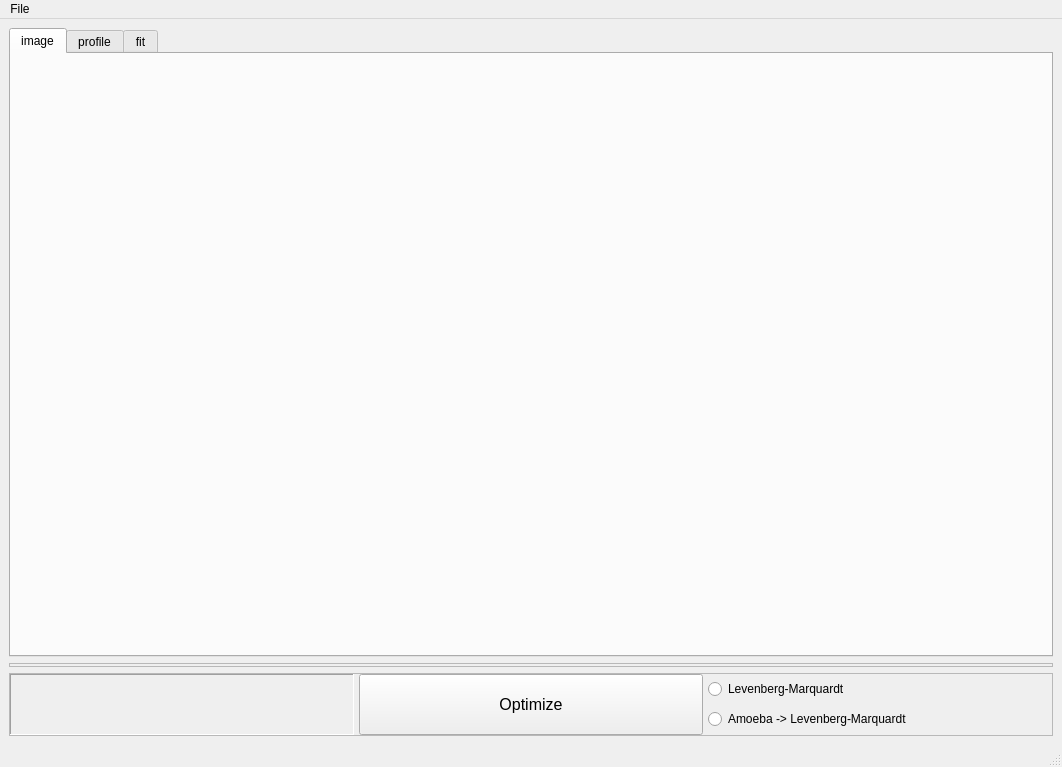
<?xml version="1.0" encoding="UTF-8"?>
<ui version="4.0">
 <class>MainWindow</class>
 <widget class="QMainWindow" name="MainWindow">
  <property name="geometry">
   <rect>
    <x>0</x>
    <y>0</y>
    <width>1062</width>
    <height>767</height>
   </rect>
  </property>
  <property name="windowTitle">
   <string>LMTool</string>
  </property>
  <property name="windowOpacity">
   <double>1.000000000000000</double>
  </property>
  <widget class="QWidget" name="centralwidget">
   <layout class="QVBoxLayout" name="verticalLayout">
    <item>
     <widget class="QTabWidget" name="tabs">
      <property name="sizePolicy">
       <sizepolicy hsizetype="Expanding" vsizetype="Expanding">
        <horstretch>0</horstretch>
        <verstretch>39</verstretch>
       </sizepolicy>
      </property>
      <property name="autoFillBackground">
       <bool>false</bool>
      </property>
      <property name="currentIndex">
       <number>0</number>
      </property>
      <widget class="GraphicsLayoutWidget" name="imageTab">
       <attribute name="title">
        <string>image</string>
       </attribute>
      </widget>
      <widget class="PlotWidget" name="profilePlot">
       <attribute name="title">
        <string>profile</string>
       </attribute>
      </widget>
      <widget class="GraphicsLayoutWidget" name="fitTab">
       <attribute name="title">
        <string>fit</string>
       </attribute>
      </widget>
     </widget>
    </item>
    <item>
     <widget class="QFrame" name="parameterFrame">
      <property name="frameShape">
       <enum>QFrame::StyledPanel</enum>
      </property>
      <property name="frameShadow">
       <enum>QFrame::Raised</enum>
      </property>
      <layout class="QGridLayout" name="gridLayout">
       <property name="leftMargin">
        <number>0</number>
       </property>
       <property name="topMargin">
        <number>0</number>
       </property>
       <property name="rightMargin">
        <number>0</number>
       </property>
       <property name="bottomMargin">
        <number>0</number>
       </property>
       <property name="spacing">
        <number>1</number>
       </property>
       <item row="1" column="0">
        <widget class="QParameterWidget" name="a_p">
         <property name="statusTip">
          <string>Radius of particle [micrometers]</string>
         </property>
         <property name="frameShape">
          <enum>QFrame::Panel</enum>
         </property>
         <property name="frameShadow">
          <enum>QFrame::Sunken</enum>
         </property>
        </widget>
       </item>
       <item row="1" column="2">
        <widget class="QParameterWidget" name="k_p">
         <property name="statusTip">
          <string>Absorption coefficient of particle</string>
         </property>
         <property name="frameShape">
          <enum>QFrame::Panel</enum>
         </property>
         <property name="frameShadow">
          <enum>QFrame::Sunken</enum>
         </property>
        </widget>
       </item>
       <item row="0" column="1">
        <widget class="QParameterWidget" name="magnification">
         <property name="statusTip">
          <string>Magnification [micrometers/pixel]</string>
         </property>
         <property name="frameShape">
          <enum>QFrame::Panel</enum>
         </property>
         <property name="frameShadow">
          <enum>QFrame::Sunken</enum>
         </property>
        </widget>
       </item>
       <item row="0" column="2">
        <widget class="QParameterWidget" name="n_m">
         <property name="statusTip">
          <string>Refractive index of medium</string>
         </property>
         <property name="frameShape">
          <enum>QFrame::Panel</enum>
         </property>
         <property name="frameShadow">
          <enum>QFrame::Sunken</enum>
         </property>
        </widget>
       </item>
       <item row="1" column="1">
        <widget class="QParameterWidget" name="n_p">
         <property name="statusTip">
          <string>Refractive index of particle</string>
         </property>
         <property name="frameShape">
          <enum>QFrame::Panel</enum>
         </property>
         <property name="frameShadow">
          <enum>QFrame::Sunken</enum>
         </property>
        </widget>
       </item>
       <item row="2" column="2">
        <widget class="QParameterWidget" name="z_p">
         <property name="statusTip">
          <string>Axial position of particle [pixel]</string>
         </property>
         <property name="frameShape">
          <enum>QFrame::Panel</enum>
         </property>
         <property name="frameShadow">
          <enum>QFrame::Sunken</enum>
         </property>
        </widget>
       </item>
       <item row="2" column="1">
        <widget class="QParameterWidget" name="y_p">
         <property name="statusTip">
          <string>y coordinate [pixel]</string>
         </property>
         <property name="frameShape">
          <enum>QFrame::Panel</enum>
         </property>
         <property name="frameShadow">
          <enum>QFrame::Sunken</enum>
         </property>
        </widget>
       </item>
       <item row="2" column="0">
        <widget class="QParameterWidget" name="x_p">
         <property name="statusTip">
          <string>x coordinate [pixel]</string>
         </property>
         <property name="frameShape">
          <enum>QFrame::Panel</enum>
         </property>
         <property name="frameShadow">
          <enum>QFrame::Sunken</enum>
         </property>
        </widget>
       </item>
       <item row="0" column="0">
        <widget class="QParameterWidget" name="wavelength">
         <property name="statusTip">
          <string>Wavelength of illumination [micrometers]</string>
         </property>
         <property name="frameShape">
          <enum>QFrame::Panel</enum>
         </property>
         <property name="frameShadow">
          <enum>QFrame::Sunken</enum>
         </property>
        </widget>
       </item>
      </layout>
     </widget>
    </item>
    <item>
     <widget class="QFrame" name="optimizerFrame">
      <property name="frameShape">
       <enum>QFrame::StyledPanel</enum>
      </property>
      <property name="frameShadow">
       <enum>QFrame::Raised</enum>
      </property>
      <layout class="QHBoxLayout" name="optimizerLayout">
       <property name="spacing">
        <number>5</number>
       </property>
       <property name="sizeConstraint">
        <enum>QLayout::SetDefaultConstraint</enum>
       </property>
       <property name="leftMargin">
        <number>0</number>
       </property>
       <property name="topMargin">
        <number>0</number>
       </property>
       <property name="rightMargin">
        <number>0</number>
       </property>
       <property name="bottomMargin">
        <number>0</number>
       </property>
       <item>
        <widget class="QParameterWidget" name="bbox">
         <property name="statusTip">
          <string>Bounding box height</string>
         </property>
         <property name="frameShape">
          <enum>QFrame::Panel</enum>
         </property>
         <property name="frameShadow">
          <enum>QFrame::Sunken</enum>
         </property>
        </widget>
       </item>
       <item>
        <widget class="QPushButton" name="optimizeButton">
         <property name="minimumSize">
          <size>
           <width>0</width>
           <height>61</height>
          </size>
         </property>
         <property name="font">
          <font>
           <pointsize>12</pointsize>
          </font>
         </property>
         <property name="statusTip">
          <string>Optimize parameters</string>
         </property>
         <property name="whatsThis">
          <string/>
         </property>
         <property name="text">
          <string>Optimize</string>
         </property>
        </widget>
       </item>
       <item>
        <layout class="QVBoxLayout" name="methodLayout" stretch="0,0">
         <property name="sizeConstraint">
          <enum>QLayout::SetDefaultConstraint</enum>
         </property>
         <item>
          <widget class="QRadioButton" name="LMButton">
           <property name="statusTip">
            <string>Use Levenberg-Marquardt optimization</string>
           </property>
           <property name="text">
            <string>Levenberg-Marquardt</string>
           </property>
          </widget>
         </item>
         <item>
          <widget class="QRadioButton" name="NMButton">
           <property name="statusTip">
            <string>Use Nelder-Mead --&gt; Levenberg-Marquardt hybrid optimization</string>
           </property>
           <property name="text">
            <string>Amoeba -&gt; Levenberg-Marquardt</string>
           </property>
          </widget>
         </item>
        </layout>
       </item>
      </layout>
     </widget>
    </item>
   </layout>
  </widget>
  <widget class="QMenuBar" name="menubar">
   <property name="geometry">
    <rect>
     <x>0</x>
     <y>0</y>
     <width>1062</width>
     <height>20</height>
    </rect>
   </property>
   <widget class="QMenu" name="menuFile">
    <property name="title">
     <string>File</string>
    </property>
    <addaction name="actionOpen"/>
    <addaction name="actionSave_Parameters"/>
    <addaction name="separator"/>
    <addaction name="actionQuit"/>
   </widget>
   <addaction name="menuFile"/>
  </widget>
  <widget class="QStatusBar" name="statusbar"/>
  <action name="actionQuit">
   <property name="text">
    <string>Quit</string>
   </property>
  </action>
  <action name="actionOpen">
   <property name="text">
    <string>Open ...</string>
   </property>
  </action>
  <action name="actionSave_Parameters">
   <property name="text">
    <string>Save Parameters ...</string>
   </property>
  </action>
  <action name="actionSave_Parameters_As">
   <property name="text">
    <string>Save Parameters As ...</string>
   </property>
  </action>
 </widget>
 <customwidgets>
  <customwidget>
   <class>PlotWidget</class>
   <extends>QWidget</extends>
   <header>pyqtgraph</header>
   <container>1</container>
  </customwidget>
  <customwidget>
   <class>GraphicsLayoutWidget</class>
   <extends>QWidget</extends>
   <header>pyqtgraph</header>
   <container>1</container>
  </customwidget>
  <customwidget>
   <class>QParameterWidget</class>
   <extends>QFrame</extends>
   <header>QParameterWidget</header>
   <container>1</container>
  </customwidget>
 </customwidgets>
 <resources/>
 <connections>
  <connection>
   <sender>actionQuit</sender>
   <signal>triggered()</signal>
   <receiver>MainWindow</receiver>
   <slot>close()</slot>
   <hints>
    <hint type="sourcelabel">
     <x>-1</x>
     <y>-1</y>
    </hint>
    <hint type="destinationlabel">
     <x>399</x>
     <y>299</y>
    </hint>
   </hints>
  </connection>
 </connections>
</ui>
